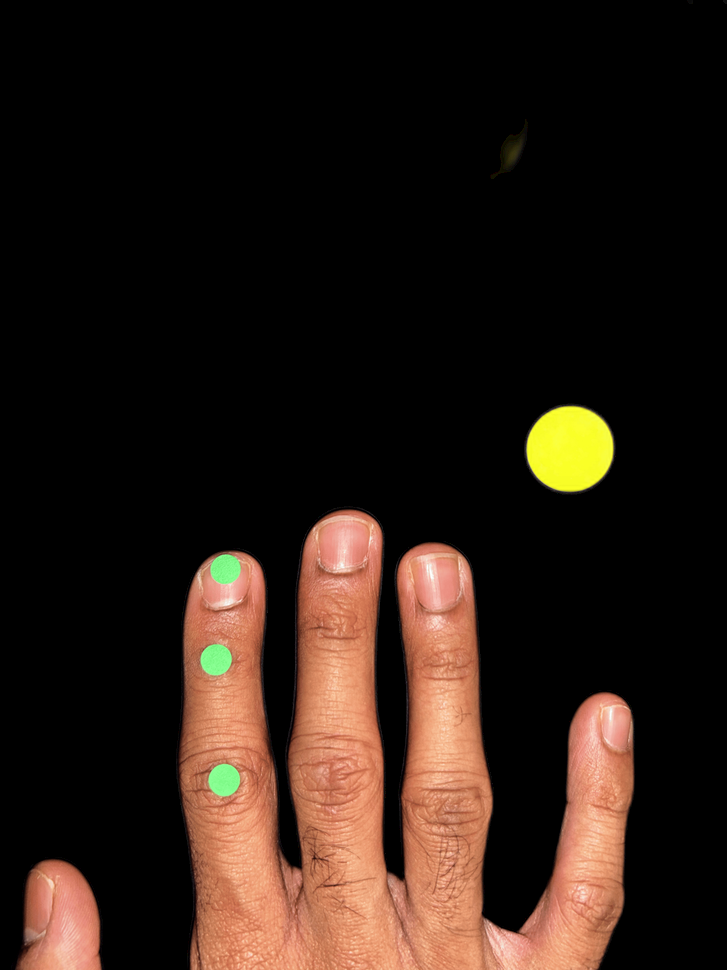
#> input picture hand_pics/background_removed/IMG_2600.png, 727 x 970 px, shrunk from 3024 x 4032 before the run
$ python -i MeasureLength.py   (imports and definitions only)
#> lines starting #> are read from the running program, lines starting #| are printed output that depends on the picture; after the words box and inside, x2 and y2 are one past the last pixel; in counts of white or black regions, pixels touching at a corner belong together
import os
import sys
import cv2
import numpy as np
import math
from rembg import remove
from PIL import Image

# Define constants
STICKER_WIDTH_MM = 6.35

def remove_background(image_path):
    file_name = os.path.basename(image_path)
    name_ext_removed = os.path.splitext(file_name)[0]
    output_path = f'hand_pics/background_removed/{name_ext_removed}.png'

     # Check if the output file already exists
    if not os.path.exists(output_path):
        input_image = Image.open(image_path)
        output_image = remove(input_image)
        output_image.save(output_path)
        print(f"Background removed and saved to {output_path}")
    else:
        print(f"File already exists at {output_path}. Skipping background removal.")

    return output_path

def extract_finger_area(image):
    """
    Extract the largest contour (assumed to be the finger region) from a pre-processed PNG image
    with a transparent background.

    Args:
        image (np.array): Input PNG image with transparent background.

    Returns:
        largest_contour (np.array): The largest contour, representing the finger area.
    """
     # Convert the image to grayscale
    gray = cv2.cvtColor(image, cv2.COLOR_BGR2GRAY)

    # Create a binary mask of non-black areas
    # Use lower bound of 20 to exclude darkest shadows
    mask = cv2.threshold(gray, 20, 255, cv2.THRESH_BINARY)[1]

    # Find contours in the binary mask
    contours, _ = cv2.findContours(mask, cv2.RETR_EXTERNAL, cv2.CHAIN_APPROX_SIMPLE)

    # Filter out contours that intersect the top of the image (assumed to be the stand)
    valid_contours = [
        cnt for cnt in contours if not any(point[0][1] == 0 for point in cnt)
    ]

    if valid_contours:
        # Find the largest valid contour by area
        largest_contour = max(valid_contours, key=cv2.contourArea)

        # Optional: Visualize the mask of the largest contour
        largest_contour_mask = np.zeros_like(mask)
        cv2.drawContours(largest_contour_mask, [largest_contour], -1, 255, thickness=cv2.FILLED)
        cv2.imshow("Finger Area Mask", largest_contour_mask)
        cv2.waitKey(0)
        cv2.destroyAllWindows()

        return largest_contour

    # Return None if no valid contours are found
    return None

def extract_stickers(hsv):
    # Define green color range for sticker detection
    lower_green = np.array([55, 90, 150])
    upper_green = np.array([80, 180, 255])
    green_mask = cv2.inRange(hsv, lower_green, upper_green)

    # cv2.imshow('Green Sticker Mask', green_mask)
    # cv2.waitKey(0)  # Wait for a key press to close the window
    # cv2.destroyAllWindows()

    # Find contours for green stickers
    contours, _ = cv2.findContours(green_mask, cv2.RETR_EXTERNAL, cv2.CHAIN_APPROX_SIMPLE)
    green_stickers = []

    def sticker_within_range(major_axis, minor_axis):
        if 45 < major_axis / 2 < 135:
            if 35 < minor_axis / 2 < 135:
                return True
        return False

    for cnt in contours:
        if len(cnt) >= 5:
            ellipse = cv2.fitEllipse(cnt)
            (x, y), (major_axis, minor_axis), angle = ellipse
            if sticker_within_range(major_axis, minor_axis):
                green_stickers.append({
                    "center": (int(x), int(y)),
                    "axes": (major_axis / 2, minor_axis / 2),
                    "angle": angle
                })
            else:
                print("Contour outside of sticker size range.")

    green_stickers = sorted(green_stickers, key=lambda c: c["center"][1])
    return green_stickers

# [23 lines left out: function ellipse_pixel_length, not called in this run]

def get_orthogonal_vector(vector):
    # Rotate vector by 90 degrees counter-clockwise
    return np.array([-vector[1], vector[0]])

# [127 lines left out: functions extract_scale_from_stickers, calculate_angle_with_direction, get_x_offset, longest_continuous_segment, get_finger_width, not called in this run]

def euclidean_distance(point1, point2):
    return math.sqrt((point1[0] - point2[0]) ** 2 + (point1[1] - point2[1]) ** 2)

def midpoint(point1, point2):
    return ((point1[0] + point2[0]) / 2, (point1[1] + point2[1]) / 2)

def average(x, y):
    return (x + y) / 2

def extract_measurement_features(image_path):
    # Load the image
    base_image = cv2.imread(image_path)
#> base_image is the input picture: shape (970, 727, 3); mean B, G, R 20.6, 28.7, 43
    rembg_image = remove_background(image_path)
    bg_removed_image = cv2.imread(rembg_image)
    hsv = cv2.cvtColor(base_image, cv2.COLOR_BGR2HSV)
#> hsv: shape (970, 727, 3); mean H, S, V 2.6, 29.2, 43.4

    finger_contour = extract_finger_area(bg_removed_image)
#> in extract_finger_area, `gray = cv2.cvtColor(image, cv2.COLOR_BGR2GRAY)`:
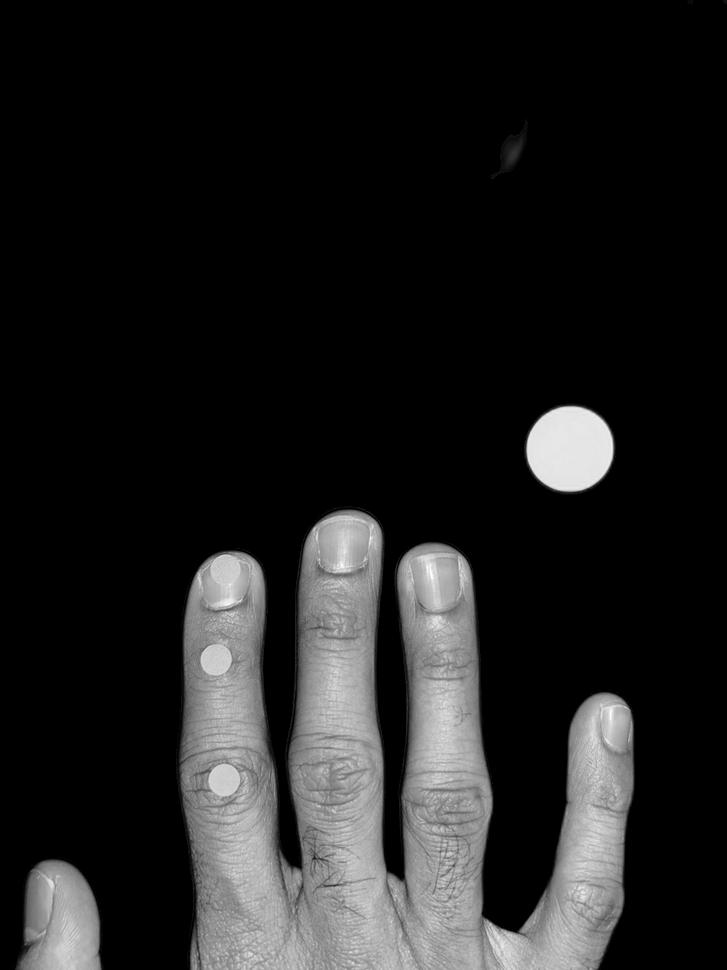
#> gray: shape (970, 727); min 0, max 255, mean 32
#> in extract_finger_area, `mask = cv2.threshold(gray, 20, 255, cv2.THRESH_BINARY)[1]`:
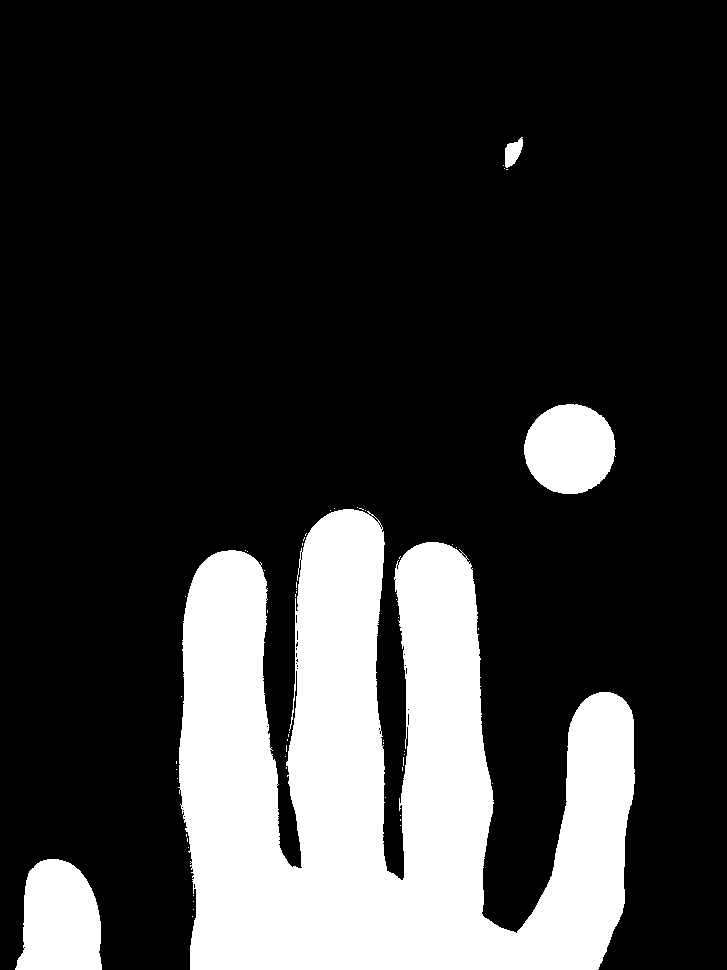
#> mask: shape (970, 727); 21% white; 58 white regions (54 under 20 px)
#> in extract_finger_area, `contours, _ = cv2.findContours(mask, cv2.RETR_EXTERNAL, cv2.CHAIN_APPR..`: contours = 58 contours, 54 with area under 20; largest, box (x1, y1, x2, y2) and area: (178, 509, 635, 970) 131619, (15, 859, 102, 970) 7550, (524, 404, 616, 494) 6328, (505, 137, 523, 168) 310
#> in extract_finger_area, `valid_contours = [ cnt for cnt in contours if not any(point[0][1] == 0..`: valid_contours has the same summary as contours
#> in extract_finger_area, `largest_contour = max(valid_contours, key=cv2.contourArea)`: largest_contour = contour of 1163 points, box (x1, y1, x2, y2) (178, 509, 635, 970), area 131619
#> in extract_finger_area, `cv2.drawContours(largest_contour_mask, [largest_contour], -1, 255, thi..`:
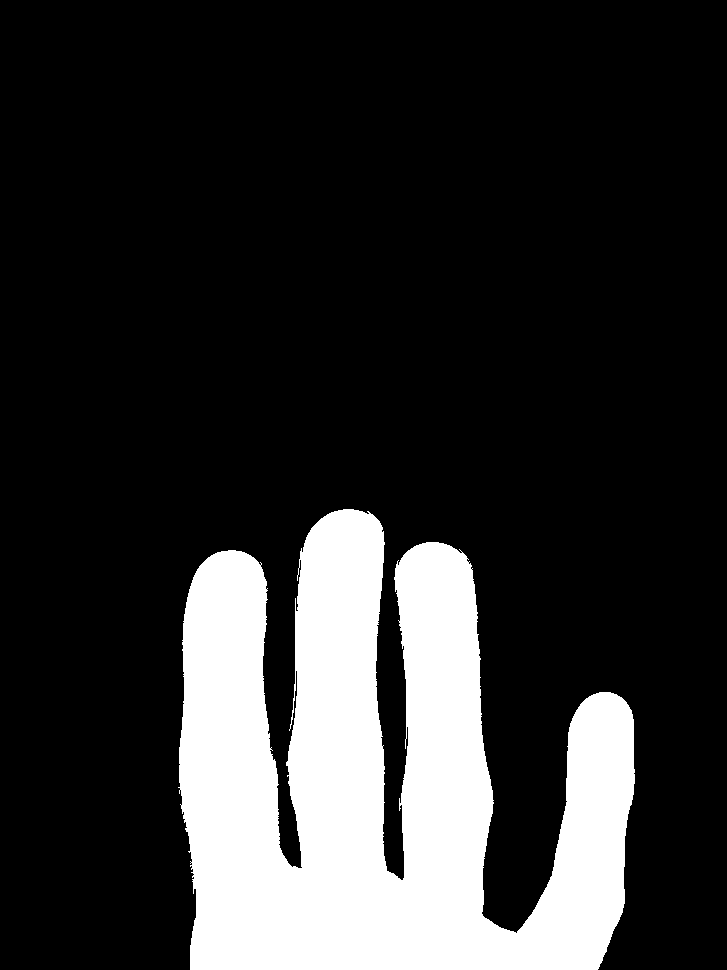
#> largest_contour_mask: shape (970, 727); 18.9% white; 1 white region, box (x1, y1, x2, y2) and area: (178, 509, 635, 970) 133451
#> finger_contour has the same summary as largest_contour in extract_finger_area
    if finger_contour is None:
        raise ValueError("No contours found.")

    stickers = extract_stickers(hsv)
#> in extract_stickers, `green_mask = cv2.inRange(hsv, lower_green, upper_green)`:
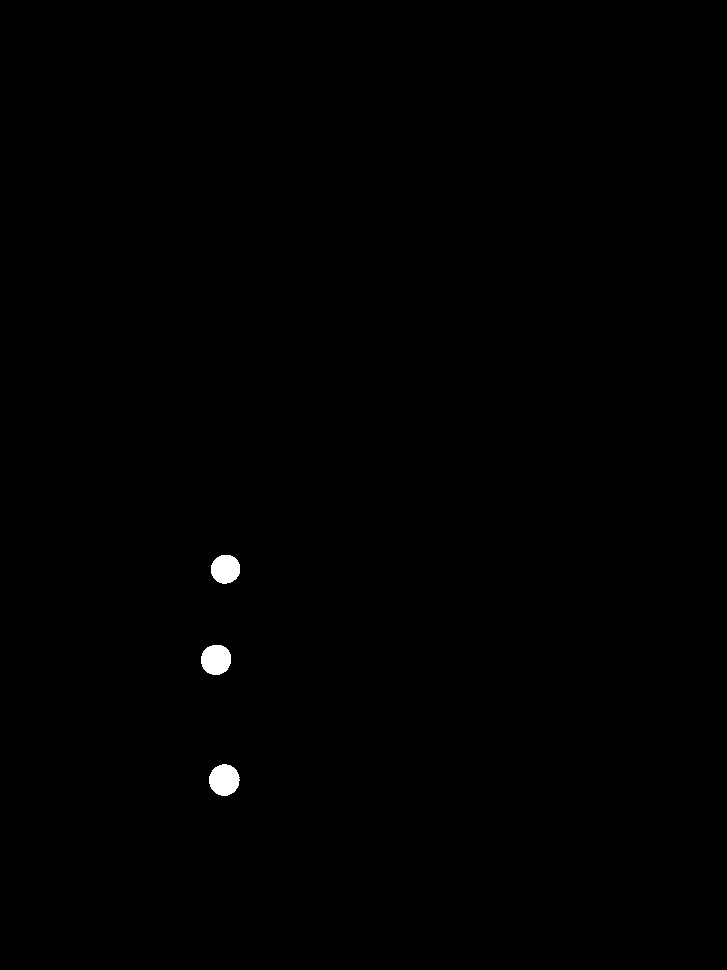
#> green_mask: shape (970, 727); 0.31% white; 3 white regions
#> in extract_stickers, `contours, _ = cv2.findContours(green_mask, cv2.RETR_EXTERNAL, cv2.CHAI..`: contours = 3 contours; box (x1, y1, x2, y2) and area: (209, 764, 240, 796) 717, (201, 645, 231, 675) 686, (211, 555, 240, 584) 632
#> the loop in extract_stickers, `for cnt in contours:` made 3 passes
#> (x, y, major_axis, minor_axis, angle) on passes 1 to 3: (223.8, 779.6, 29.66, 30.84, 14.03), (215.6, 659.2, 29.2, 30.25, 43.87), (225.1, 568.7, 28, 29.04, 59.74)
#| Contour outside of sticker size range.
#| Contour outside of sticker size range.
#| Contour outside of sticker size range.
#> after the loop in extract_stickers, `for cnt in contours:`: green_stickers = []
#> stickers = []
    return finger_contour, stickers

# [96 lines left out: functions calculate_major_axis_finger_dimensions, calculate_minor_axis_finger_dimensions, not called in this run]

# Scale width measurements to account for warp due to curvature
def scale_down_five_percent(measurement):
    return ("{:0.2f}".format(measurement*0.95))

# [7 lines of commented-out code are left out]

# [34 lines left out: functions output_measurements, process_measurements, not called in this run]

# [12 lines of commented-out code are left out]

# [1 line not run here, left out]

>>> result = extract_measurement_features('hand_pics/background_removed/IMG_2600.png')
#> result = 2 items, first 2: contour of 1163 points, box (x1, y1, x2, y2) (178, 509, 635, 970), area 131619, []
